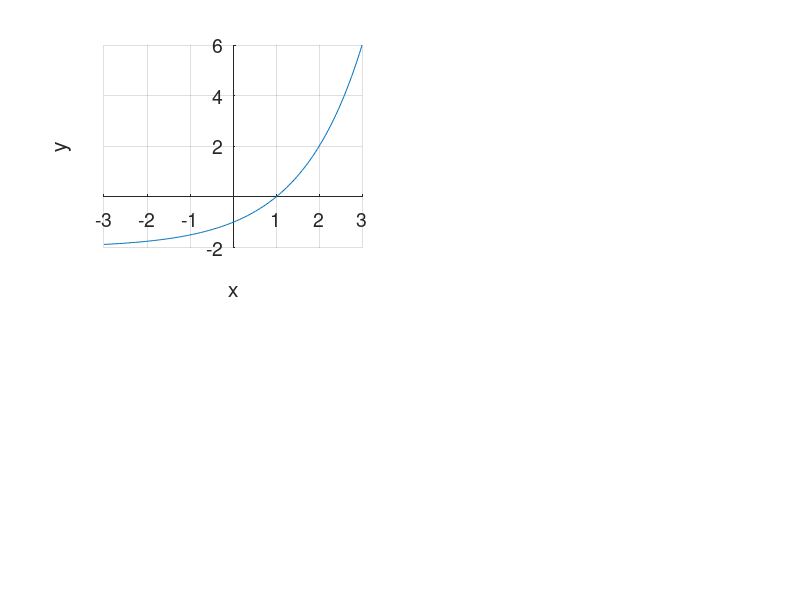

The MATLAB script that drew this image: (Note: this script raises an error after producing the figure.)
addpath('../code')

set(0, 'defaultaxesfontsize', 14)
set(0, 'defaulttextfontsize', 14)


% целевые функции
F = {@(X) 2.^X - 2, @(X) 2.^-X - 2, @(X) -(2.^X - 2), @(X) -(2.^-X - 2)};
% область определения целевой функции
X = linspace(-3, 3, 100);
% методы приближенного поиска корня
M = {@bisection, @secant, @newton}; 
Name = {'Половинного деления', 'Хорд', 'Ньютона'};


% хорда
fchord = @(Xp, Bp, X) (Xp(2) - Bp(2)) / (Xp(1) - Bp(1)) * (X - Xp(1)) + Xp(2);
% касательная
ftang = @(Xp, d1, X) d1 * (X - Xp(1)) + Xp(2);

% поиск корня
for i = 1:length(M)
    for j = 1:length(F)
        subplot(2, 2, j);
        box off;
        hold on;
        grid on;
        set(gca, 'xaxislocation', 'origin');
        set(gca, 'yaxislocation', 'origin');
        xlabel('x');
        ylabel('y');
        plot(X, F{j}(X));
        
        [xroot, yroot, info] = M{i}(F{j}, -2, 2.5, 0.3)
        title([Name{i} ', Шагов ' num2str(info.nstep) ', Вычислений ' num2str(info.ncalc)]);
        plot(xroot, yroot, 'ro', 'MarkerFaceColor', 'r');

        if (i == 2)
            for Approx = info.Approx'
                plot(X, fchord(Approx(1:2), Approx(3:4), X));
            end
        end
        if (i == 3)
            for Approx = info.Approx'
                plot(X, ftang(Approx(1:2), Approx(3), X));
            end
        end
    end
    figure
end


% зависимость кол-ва вычислений от точности
hold on;
E = linspace(0.001, 0.5, 100);
for i = 1:length(M)
    N = [];
    for e = E
        [_, _, info] = M{i}(F{1}, -2, 2.5, e);
        N = [N, info.ncalc];
    end
    plot(E, N);
end
legend(Name);
xlabel('Погрешность')
ylabel('Вычислений')


pause
